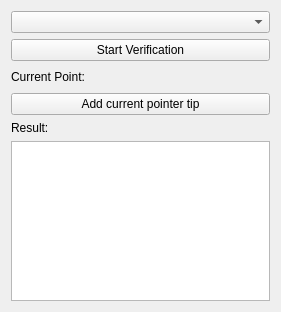
         <widget class="QWidget" name="page_2">
          <property name="geometry">
           <rect>
            <x>0</x>
            <y>0</y>
            <width>281</width>
            <height>312</height>
           </rect>
          </property>
          <attribute name="label">
           <string>Quick Verification</string>
          </attribute>
          <layout class="QVBoxLayout" name="verticalLayout_7">
           <item>
            <widget class="QmitkDataStorageComboBox" name="m_ReferencePointsComboBox"/>
           </item>
           <item>
            <widget class="QPushButton" name="m_StartVerification">
             <property name="text">
              <string>Start Verification</string>
             </property>
            </widget>
           </item>
           <item>
            <layout class="QHBoxLayout" name="horizontalLayout_2">
             <item>
              <widget class="QLabel" name="label_18">
               <property name="text">
                <string>Current Point:</string>
               </property>
              </widget>
             </item>
             <item>
              <spacer name="horizontalSpacer_2">
               <property name="orientation">
                <enum>Qt::Horizontal</enum>
               </property>
               <property name="sizeHint" stdset="0">
                <size>
                 <width>40</width>
                 <height>20</height>
                </size>
               </property>
              </spacer>
             </item>
             <item>
              <widget class="QLabel" name="m_CurrentPointLabel">
               <property name="text">
                <string>&lt;none&gt;</string>
               </property>
              </widget>
             </item>
            </layout>
           </item>
           <item>
            <widget class="QPushButton" name="m_AddCurrentPointerTipForVerification">
             <property name="text">
              <string>Add current pointer tip</string>
             </property>
            </widget>
           </item>
           <item>
            <widget class="QLabel" name="label_20">
             <property name="text">
              <string>Result:</string>
             </property>
            </widget>
           </item>
           <item>
            <widget class="QTextEdit" name="m_ResultsTextEdit"/>
           </item>
          </layout>
         </widget>
